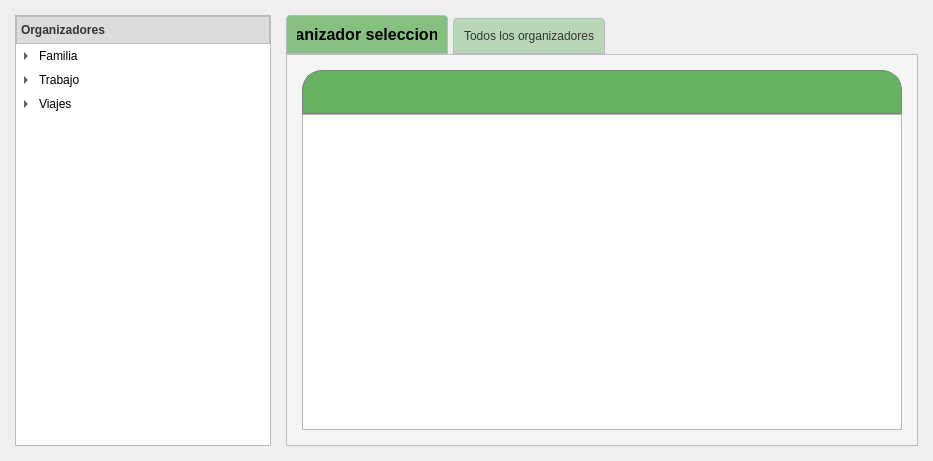
             <widget class="QWidget" name="scrollAreaWidgetContents">
              <property name="geometry">
               <rect>
                <x>0</x>
                <y>0</y>
                <width>933</width>
                <height>461</height>
               </rect>
              </property>
              <layout class="QGridLayout" name="gridLayout_8">
               <property name="leftMargin">
                <number>15</number>
               </property>
               <property name="topMargin">
                <number>15</number>
               </property>
               <property name="rightMargin">
                <number>15</number>
               </property>
               <property name="bottomMargin">
                <number>15</number>
               </property>
               <property name="horizontalSpacing">
                <number>15</number>
               </property>
               <item row="0" column="1">
                <widget class="QTabWidget" name="tab_widget">
                 <property name="sizePolicy">
                  <sizepolicy hsizetype="Expanding" vsizetype="Expanding">
                   <horstretch>10</horstretch>
                   <verstretch>0</verstretch>
                  </sizepolicy>
                 </property>
                 <property name="sizeIncrement">
                  <size>
                   <width>0</width>
                   <height>0</height>
                  </size>
                 </property>
                 <property name="styleSheet">
                  <string notr="true">QTabWidget::pane {
    border: 1px solid #bdbdbd;
    background: #f5f5f5;
}

QTabBar::tab {
    background: rgba(103, 178, 98, 100);
    border: 1px solid #bdbdbd;
    padding: 10px;
    border-top-left-radius: 4px;
    border-top-right-radius: 4px;
    color: #333333;
    margin-right: 5px;
}

QTabBar::tab:selected {
    background: rgba(103, 178, 98, 200);
    border-color: #b0bec5;
    color: black;
    font-size: 16px;
    font-weight: bold;
}

QTabBar::tab:hover {
    background: rgba(103, 178, 98, 180);
    color: black;;
}

QTabBar::tab:!selected {
    margin-top: 3px; 
}

QTabBar::tab:selected:hover {
    background: rgba(103, 178, 98, 220);
    color: black;
    font-size: 16px;
    font-weight: bold;
}
</string>
                 </property>
                 <property name="currentIndex">
                  <number>0</number>
                 </property>
                 <property name="documentMode">
                  <bool>false</bool>
                 </property>
                 <property name="tabsClosable">
                  <bool>false</bool>
                 </property>
                 <property name="movable">
                  <bool>false</bool>
                 </property>
                 <widget class="QWidget" name="tab_seleccted">
                  <attribute name="title">
                   <string>Organizador seleccionado</string>
                  </attribute>
                  <layout class="QGridLayout" name="gridLayout_6">
                   <property name="leftMargin">
                    <number>15</number>
                   </property>
                   <property name="topMargin">
                    <number>15</number>
                   </property>
                   <property name="rightMargin">
                    <number>15</number>
                   </property>
                   <property name="bottomMargin">
                    <number>15</number>
                   </property>
                   <property name="verticalSpacing">
                    <number>0</number>
                   </property>
                   <item row="0" column="0">
                    <widget class="QLineEdit" name="lineedit_nombretabla">
                     <property name="enabled">
                      <bool>true</bool>
                     </property>
                     <property name="styleSheet">
                      <string notr="true">QLineEdit {
    background-color: rgb(103, 178, 98); /* Color de fondo */
    border-top-left-radius: 20px; /* Radio de borde superior izquierdo */
    border-top-right-radius: 20px; /* Radio de borde superior derecho */
    font-size: 20px; /* Tamaño de fuente */
    font-weight: bold; /* Peso de la fuente */
    padding: 8px 20px; /* Espaciado dentro del line edit */
    color: white; /* Color del texto */
    border: 1px solid gray; /* Borde del line edit */
}
</string>
                     </property>
                     <property name="text">
                      <string/>
                     </property>
                     <property name="maxLength">
                      <number>30</number>
                     </property>
                     <property name="readOnly">
                      <bool>true</bool>
                     </property>
                    </widget>
                   </item>
                   <item row="1" column="0">
                    <widget class="QTableView" name="tableView"/>
                   </item>
                  </layout>
                 </widget>
                 <widget class="QWidget" name="tab_total">
                  <attribute name="title">
                   <string>Todos los organizadores</string>
                  </attribute>
                  <layout class="QGridLayout" name="gridLayout_7">
                   <property name="leftMargin">
                    <number>15</number>
                   </property>
                   <property name="topMargin">
                    <number>15</number>
                   </property>
                   <property name="rightMargin">
                    <number>15</number>
                   </property>
                   <property name="bottomMargin">
                    <number>15</number>
                   </property>
                   <item row="0" column="0">
                    <widget class="QListView" name="total_gastos_view"/>
                   </item>
                  </layout>
                 </widget>
                </widget>
               </item>
               <item row="0" column="0">
                <widget class="QTreeWidget" name="treeWidget_organizadores">
                 <property name="styleSheet">
                  <string notr="true">QTreeView {
    background-color: #ffffff;
    alternate-background-color: rgba(103, 178, 98, 50); /* Color de fondo alternativo */
    border: 1px solid #bdbdbd;
    selection-background-color: rgba(103, 178, 98, 150); /* Color de fondo de la selección */
    selection-color: #ffffff; /* Color del texto seleccionado */
}

QTreeView::item {
    padding: 5px;
}

QTreeView::item:hover {
    background-color: rgba(103, 178, 98, 100); /* Color de fondo al pasar el cursor */
    color: black; /* Color del texto al pasar el cursor */
}

QTreeView::item:selected {
    background-color: rgba(103, 178, 98, 200); /* Color de fondo de la selección */
    color: black; /* Color del texto seleccionado */
    font-size: 16px !important; /* Importante para asegurar que se aplique */
    font-weight: bold !important; /* Importante para asegurar que se aplique */
}

QHeaderView::section {
    background-color: #dcdcdc; /* Color de fondo del encabezado */
    color: #333333; /* Color del texto del encabezado */
    padding: 4px;
    border: 1px solid #bdbdbd;
    font-weight: bold; /* Texto en negrita */
}

</string>
                 </property>
                 <column>
                  <property name="text">
                   <string>Organizadores</string>
                  </property>
                 </column>
                 <item>
                  <property name="text">
                   <string>Familia</string>
                  </property>
                  <item>
                   <property name="text">
                    <string>Niños</string>
                   </property>
                   <item>
                    <property name="text">
                     <string>Antonella</string>
                    </property>
                   </item>
                   <item>
                    <property name="text">
                     <string>Pepito</string>
                    </property>
                   </item>
                  </item>
                  <item>
                   <property name="text">
                    <string>Pareja</string>
                   </property>
                   <item>
                    <property name="text">
                     <string>Paseo</string>
                    </property>
                   </item>
                  </item>
                 </item>
                 <item>
                  <property name="text">
                   <string>Trabajo</string>
                  </property>
                  <item>
                   <property name="text">
                    <string>Transporte</string>
                   </property>
                  </item>
                  <item>
                   <property name="text">
                    <string>Comida</string>
                   </property>
                  </item>
                  <item>
                   <property name="text">
                    <string>Nuevo elemento</string>
                   </property>
                  </item>
                 </item>
                 <item>
                  <property name="text">
                   <string>Viajes</string>
                  </property>
                  <item>
                   <property name="text">
                    <string>Brasil</string>
                   </property>
                  </item>
                 </item>
                </widget>
               </item>
              </layout>
             </widget>
